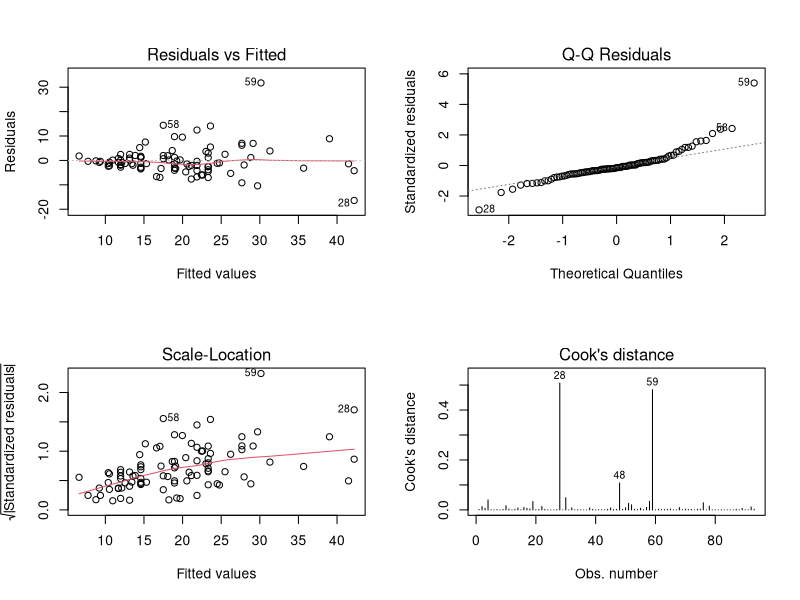
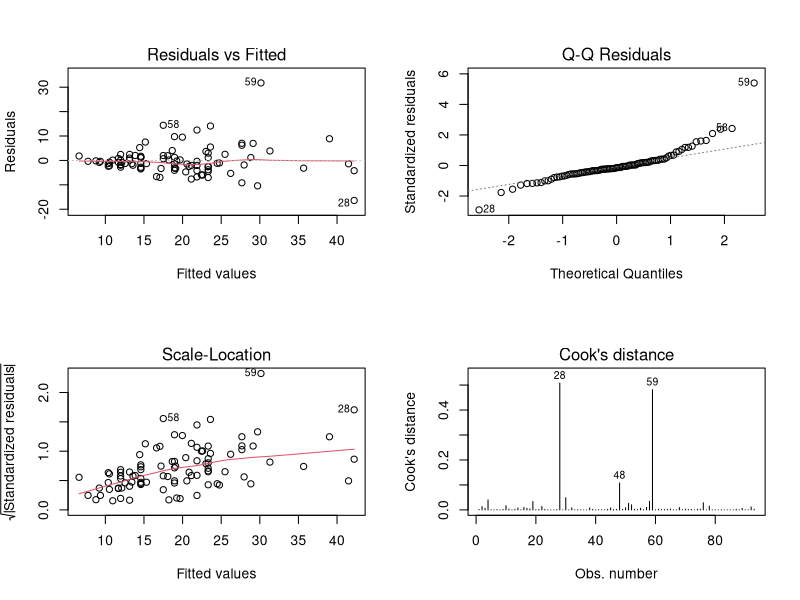
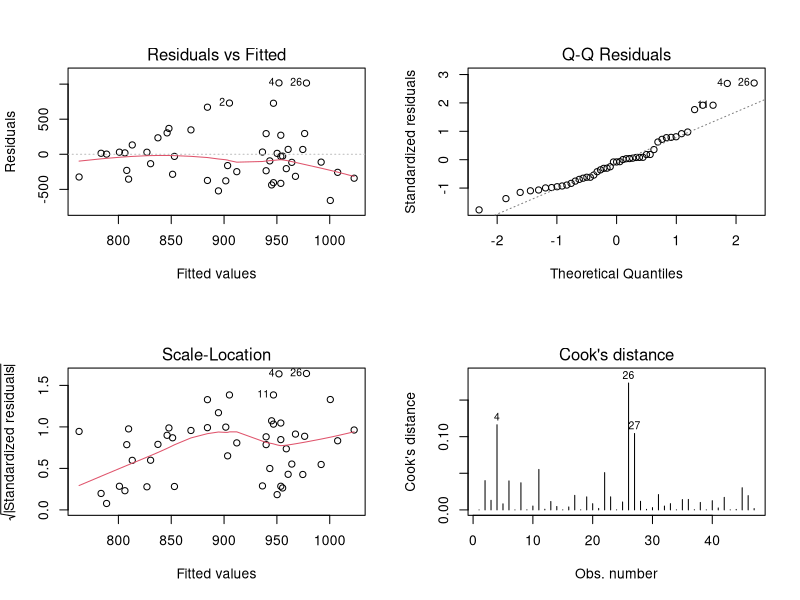
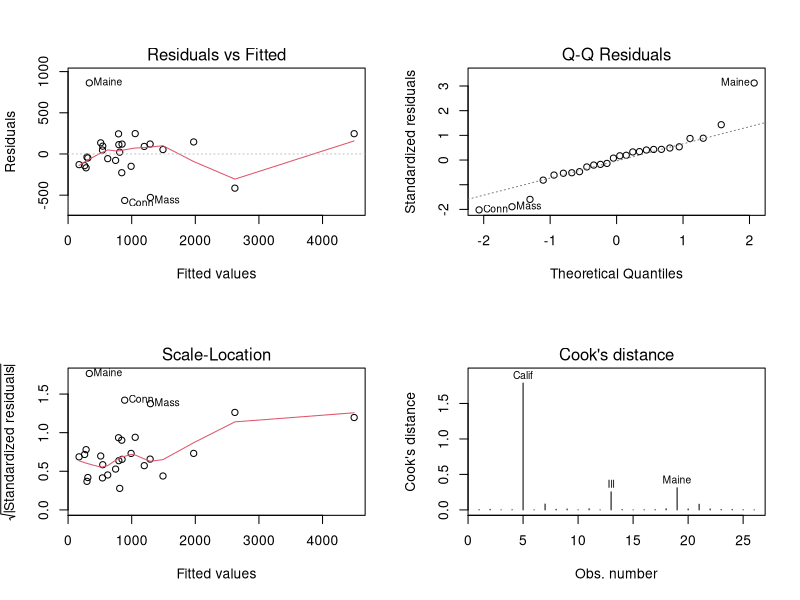

Write the R code that produced these figures, in order.
## ---- chunk 1
library(Cairo)
knitr::opts_chunk$set(dev = "CairoPDF", echo = TRUE)
Sys.setlocale("LC_CTYPE", "pl_PL.UTF-8")
## ---- chunk 2
library(MASS)
data(Cars93)
model_cars93 <- lm(Price ~ Horsepower, data = Cars93)
## ---- chunk 3
summary(model_cars93)
## ---- chunk 4
par(mfrow = c(2, 2))
plot(model_cars93, which = 1:4)
## ---- chunk 5
plot(model_cars93, which = 1)
## ---- chunk 6
plot(model_cars93, which = 2)
## ---- chunk 7
plot(model_cars93, which = 3)
## ---- chunk 8
plot(model_cars93, which = 4)
## ---- chunk 9
cars93_diagnostics <- data.frame(
  Kwestia = c("Liniowość",
              "Homoskedastyczność",
              "Normalność reszt",
              "Obserwacje wpływowe"),
  Ocena = c("Częściowo spełniona",
            "Naruszona",
            "Naruszona (na końcach)",
            "Zidentyfikowane"),
  Komentarz = c("Brak wyraźnych wzorców nieliniowych",
                "Widoczne zwiększenie wariancji błędu",
                "Wskazuje na odstające wartości",
                "28, 48, 59 – warto monitorować")
)
knitr::kable(cars93_diagnostics, caption = "Podsumowanie diagnostyki modelu regresji Cars93")
## ---- chunk 10
# Dane x i y
x <- Cars93$Horsepower
y <- Cars93$Price
n <- length(x)
# Krok 1: Średnie
x_bar <- mean(x)
y_bar <- mean(y)
# Krok 2: Składniki wzorów analitycznych
suma_x2 <- sum(x^2)
suma_x <- sum(x)
suma_y <- sum(y)
suma_xy <- sum(x * y)
# Pokazujemy wzór wariancji z dwóch składników:
suma_kwadratow_x <- suma_x2 - (suma_x^2) / n
# Współczynnik kowariancji:
suma_kowariancji <- suma_xy - (suma_x * suma_y) / n
# Wyznaczamy współczynnik nachylenia (b1)
b1 <- suma_kowariancji / suma_kwadratow_x
# Wyznaczamy wyraz wolny (b0)
b0 <- y_bar - b1 * x_bar
## ---- chunk 11
cat("sum((x_i - x̄)^2) =", suma_kwadratow_x, "\n")
cat("sum((x_i - x̄)(y_i - ȳ)) =", suma_kowariancji, "\n")

coeff <- data.frame(
  Wspolczynnik = c("b0 (nachylenie)", "b1 (wyraz wolny)"),
  Wartosc = c(b0, b1)
)
knitr::kable(coeff, caption = "Współczynniki regresji Cars93")

cat("Interpretacja: Przeciętnie, cena samochodu rośnie o ok.",
    round(b1 * 1000, 1), "dolarów za każdy\ndodatkowy koń mechaniczny.\n")
## ---- chunk 12
lhs_var <- sum((x - mean(x))^2)
rhs_var <- sum(x^2) - (sum(x)^2) / n
## ---- chunk 13
cat("sum((x_i - x̄)^2) =", lhs_var, "\n")
cat("sum(x_i²) - (sum(x_i))²/n =", rhs_var, "\n")
## ---- chunk 14
all.equal(lhs_var, rhs_var)
## ---- chunk 15
library(MASS)
data(UScrime)
model_uscrime <- lm(y ~ Ineq, data = UScrime)
## ---- chunk 16
summary(model_uscrime)
## ---- chunk 17
par(mfrow = c(2, 2))
plot(model_uscrime, which = 1:4)
## ---- chunk 18
uscrime_diagnostics <- data.frame(
  Kwestia = c("Liniowość",
              "Homoskedastyczność",
              "Normalność reszt",
              "Obserwacje wpływowe"),
  Ocena = c("Możliwe naruszenie",
            "Naruszona",
            "Naruszona",
            "Zidentyfikowane"),
  Komentarz = c("Lekkie zakrzywienie w trendzie liniowym",
                "Widoczne zwiększenie wariancji błędu",
                "Wskazuje na odstające wartości, zwłaszcza na końcach",
                "4, 26, 27– warto monitorować")
)
knitr::kable(uscrime_diagnostics, caption = "Podsumowanie diagnostyki modelu regresji UScrime")
## ---- chunk 19
# Dane x i y
x <- UScrime$Ineq
y <- UScrime$y
n <- length(x)
# Krok 1: Średnie
x_bar <- mean(x)
y_bar <- mean(y)
# Krok 2: Składniki wzorów analitycznych
suma_x2 <- sum(x^2)
suma_x <- sum(x)
suma_y <- sum(y)
suma_xy <- sum(x * y)
# Pokazujemy wzór wariancji z dwóch składników:
suma_kwadratow_x <- suma_x2 - (suma_x^2) / n
# Współczynnik kowariancji:
suma_kowariancji <- suma_xy - (suma_x * suma_y) / n
# Wyznaczamy współczynnik nachylenia (b1)
b1 <- suma_kowariancji / suma_kwadratow_x
# Wyznaczamy wyraz wolny (b0)
b0 <- y_bar - b1 * x_bar
## ---- chunk 20
cat("sum((x_i - x̄)^2) =", suma_kwadratow_x, "\n")
cat("sum((x_i - x̄)(y_i - ȳ)) =", suma_kowariancji, "\n")

uscrime_coeff <- data.frame(
  Wspolczynnik = c("b0 (wyraz wolny)", "b1 (nachylenie)"),
  Wartosc = round(c(b0, b1), 4)
)
knitr::kable(uscrime_coeff, caption = "Współczynniki regresji USCrime (y ~ Ineq)")

cat("Interpretacja: Przeciętnie, przy wzroście wskaźnika nierówności dochodów o 1 punkt,\n",
    "wskaźnik przestępczości rośnie o ok.", - round(b1, 2), "jednostek.\n")
## ---- chunk 21
lhs_var <- sum((x - mean(x))^2)
rhs_var <- sum(x^2) - (sum(x)^2) / n
## ---- chunk 22
cat("sum((x_i - x̄)^2) =", lhs_var, "\n")
cat("sum(x_i²) - (sum(x_i))²/n =", rhs_var, "\n")
## ---- chunk 23
all.equal(lhs_var, rhs_var)
## ---- chunk 24
library(MASS)
data(road)
model_road <- lm(deaths ~ drivers, data = road)
## ---- chunk 25
summary(model_road)
## ---- chunk 26
par(mfrow = c(2, 2))
plot(model_road, which = 1:4)
## ---- chunk 27
road_diagnostics <- data.frame(
  Kwestia = c("Liniowość",
              "Homoskedastyczność",
              "Normalność reszt",
              "Obserwacje wpływowe"),
  Ocena = c("Naruszona",
            "Naruszona",
            "Naruszona",
            "Zidentyfikowane"),
  Komentarz = c("Widoczny wzór nieliniowy i zmiana wariancji",
                "Rozrzut reszt wraz ze wzrostem wartości dopasowanych",
                "Odstępstwa od normalności, Maine oraz Mass znacznie odstają",
                "Maine, Ill oraz Calif wykazują szczególnie duży wpływ")
)
knitr::kable(road_diagnostics, caption = "Podsumowanie diagnostyki modelu regresji road")
## ---- chunk 28
# Dane x i y
x <- road$drivers
y <- road$deaths
n <- length(x)
# Krok 1: Średnie
x_bar <- mean(x)
y_bar <- mean(y)
# Krok 2: Składniki wzorów analitycznych
suma_x2 <- sum(x^2)
suma_x <- sum(x)
suma_y <- sum(y)
suma_xy <- sum(x * y)
# Pokazujemy wzór wariancji z dwóch składników:
suma_kwadratow_x <- suma_x2 - (suma_x^2) / n
# Współczynnik kowariancji:
suma_kowariancji <- suma_xy - (suma_x * suma_y) / n
# Wyznaczamy współczynnik nachylenia (b1)
b1 <- suma_kowariancji / suma_kwadratow_x
# Wyznaczamy wyraz wolny (b0)
b0 <- y_bar - b1 * x_bar
## ---- chunk 29
cat("sum((x_i - x̄)^2) =", suma_kwadratow_x, "\n")
cat("sum((x_i - x̄)(y_i - ȳ)) =", suma_kowariancji, "\n")

road_coeff <- data.frame(
  Wspolczynnik = c("b0 (wyraz wolny)", "b1 (nachylenie)"),
  Wartosc = round(c(b0, b1), 4)
)
knitr::kable(road_coeff, caption = "Współczynniki regresji road (deaths ~ drivers)")

cat("Interpretacja: Przeciętnie, liczba zgonów w wypadkach drogowych wzrasta o około",
    round(b1, 2), "na każde\ndodatkowe 10 000 kierowców w stanie.\n")
## ---- chunk 30
lhs_var <- sum((x - mean(x))^2)
rhs_var <- sum(x^2) - (sum(x)^2) / n
## ---- chunk 31
cat("sum((x_i - x̄)^2) =", lhs_var, "\n")
cat("sum(x_i²) - (sum(x_i))²/n =", rhs_var, "\n")
## ---- chunk 32
all.equal(lhs_var, rhs_var)
